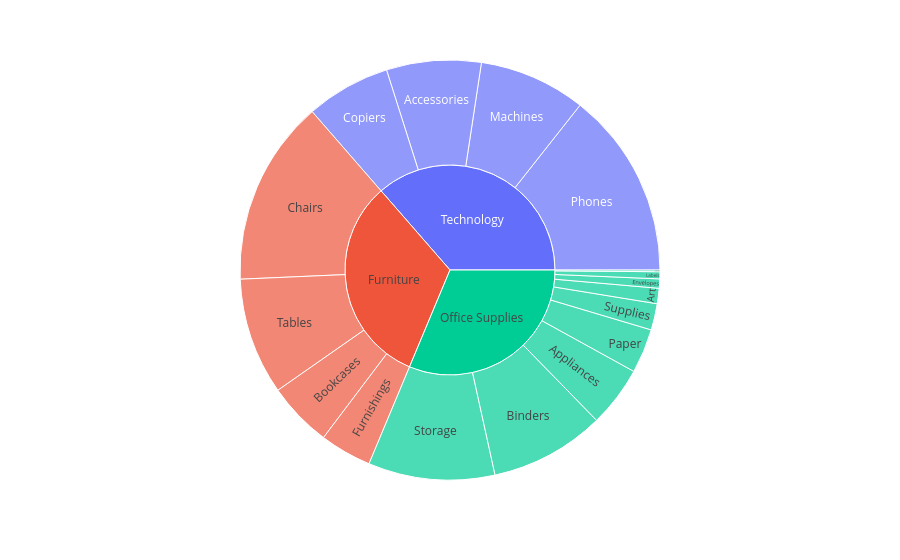

Notebook source saved alongside this figure:
### Markdown cell above
>This treemap illustrates how sales are distributed across product categories, shipping methods, and sub-categories, offering insight into how logistics interact with product performance.

### Code cell
# Summarise the Sales data by Category and Sub-Category
df_summary = df.groupby(['Category', 'Sub-Category'])['Sales'].sum().reset_index()

# Create a nested pie chart
fig = px.sunburst(
    df_summary, path=['Category', 'Sub-Category'], values='Sales')

fig.show()

### Figure 1 — Plotly figure (JSON) as saved in the notebook; plotly's stock layout.template omitted (floating-point values rounded to 4 significant figures)
{"data": [{"branchvalues": "total", "domain": {"x": [0, 1], "y": [0, 1]}, "hovertemplate": "labels=%{label}<br>Sales=%{value}<br>parent=%{parent}<br>id=%{id}<extra></extra>", "ids": ["Furniture/Bookcases", "Furniture/Chairs", "Furniture/Furnishings", "Furniture/Tables", "Office Supplies/Appliances", "Office Supplies/Art", "Office Supplies/Binders", "Office Supplies/Envelopes", "Office Supplies/Fasteners", "Office Supplies/Labels", "Office Supplies/Paper", "Office Supplies/Storage", "Office Supplies/Supplies", "Technology/Accessories", "Technology/Copiers", "Technology/Machines", "Technology/Phones", "Furniture", "Office Supplies", "Technology"], "labels": ["Bookcases", "Chairs", "Furnishings", "Tables", "Appliances", "Art", "Binders", "Envelopes", "Fasteners", "Labels", "Paper", "Storage", "Supplies", "Accessories", "Copiers", "Machines", "Phones", "Furniture", "Office Supplies", "Technology"], "name": "", "parents": ["Furniture", "Furniture", "Furniture", "Furniture", "Office Supplies", "Office Supplies", "Office Supplies", "Office Supplies", "Office Supplies", "Office Supplies", "Office Supplies", "Office Supplies", "Office Supplies", "Technology", "Technology", "Technology", "Technology", "", "", ""], "type": "sunburst", "values": [114900.0, 328400.0, 91710.0, 207000.0, 107500.0, 27120.0, 203400.0, 16480.0, 3024.0, 12490.0, 78480.0, 223800.0, 46670.0, 167400.0, 149500.0, 189200.0, 330000.0, 742000.0, 719000.0, 836200.0]}], "layout": {"legend": {"tracegroupgap": 0}, "margin": {"t": 60}}}
